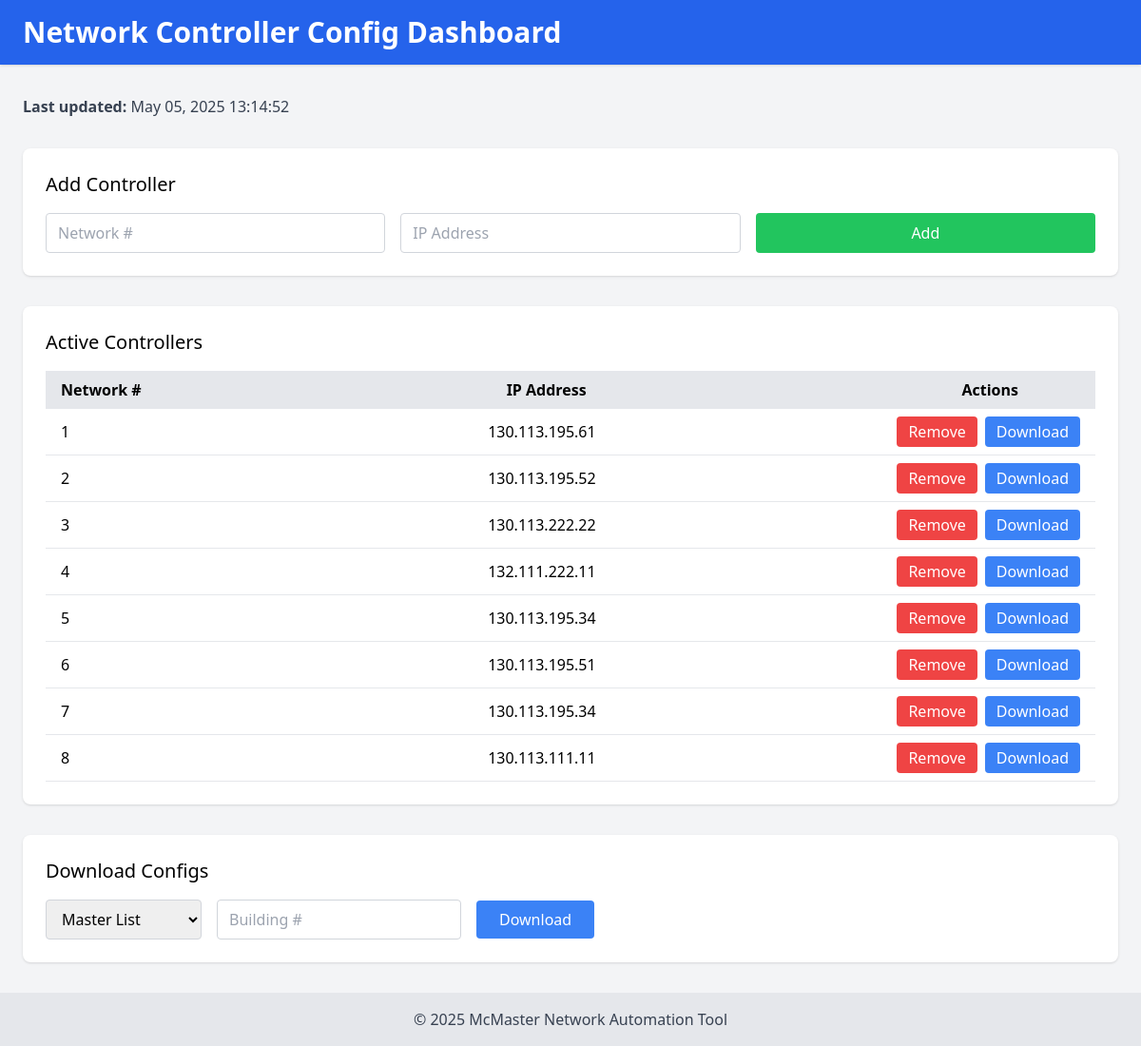
Before: / with the older database file.
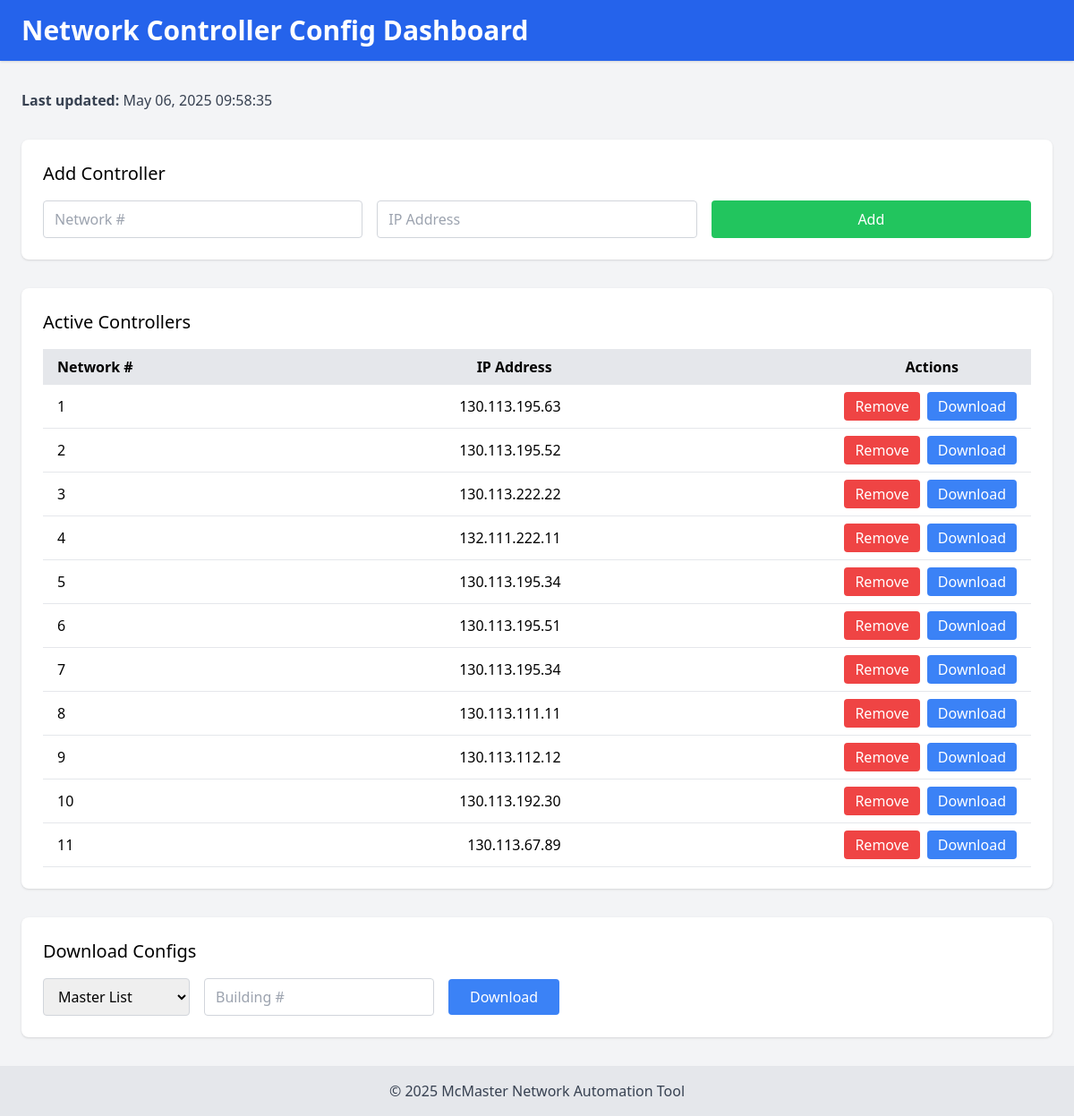
After: the same page with the newer database file.
### tables this page shows
CREATE TABLE buildings (
                 id INTEGER PRIMARY KEY AUTOINCREMENT,
                 building_number INTEGER UNIQUE,
                 ip_address TEXT,
                 status TEXT DEFAULT 'active',
                 last_updated TEXT);

### app.py (the view)
@app.route('/')
def index():
    raw_ts = get_last_update()
    if raw_ts:
        try:
            dt = datetime.datetime.fromisoformat(raw_ts)
            last_update = dt.strftime("%b %d, %Y %H:%M:%S")
        except Exception:
            last_update = raw_ts
    else:
        last_update = '—'
    return render_template(
        'index.html',
        buildings   = get_buildings(),
        last_update = last_update,
        messages    = get_flashed_messages()
    )

### app.py (called while the page is built)
def get_buildings():
    conn = sqlite3.connect(DB_PATH)
    c = conn.cursor()
    c.execute("""
        SELECT * FROM buildings
         WHERE status='active' AND building_number>0
      ORDER BY building_number
    """)
    rows = c.fetchall()
    conn.close()
    return rows

def get_last_update():
    conn = sqlite3.connect(DB_PATH)
    c = conn.cursor()
    c.execute("SELECT MAX(timestamp) FROM logs")
    ts = c.fetchone()[0]
    conn.close()
    return ts

### templates/index.html (shortened to what this page needs)
<!DOCTYPE html>
<html lang="en" class="h-screen w-screen">
<head>
  <script src="https://cdn.tailwindcss.com"></script>
</head>
<body class="flex flex-col h-screen w-screen bg-gray-100">
  <header class="bg-blue-600 text-white py-4 w-full shadow">
    <div class="w-full px-6">
      <h1 class="text-3xl font-bold">Network Controller Config Dashboard</h1>
    </div>
  </header>
  <main class="flex-1 w-full px-6 py-8 overflow-auto space-y-8">
    <div class="text-gray-700">
      <strong>Last updated:</strong> {{ last_update or '—' }}
    </div>
    <section class="bg-white rounded-lg shadow p-6 w-full">
      <h2 class="text-xl font-medium mb-4">Add Controller</h2>
      <form method="POST" action="/add" class="grid grid-cols-1 sm:grid-cols-3 gap-4 w-full">
        <input
          type="number"
          name="building_number"
          required
          placeholder="Network #"
          class="border border-gray-300 rounded px-3 py-2 w-full focus:ring-2 focus:ring-blue-500"
        />
        <input
          type="text"
          name="ip"
          required
          placeholder="IP Address"
          class="border border-gray-300 rounded px-3 py-2 w-full focus:ring-2 focus:ring-blue-500"
        />
        <button
          type="submit"
          class="bg-green-500 text-white rounded px-6 py-2 w-full hover:bg-green-600 transition"
        >
          Add
        </button>
      </form>
    </section>
    <section class="bg-white rounded-lg shadow p-6 w-full">
      <h2 class="text-xl font-medium mb-4">Active Controllers</h2>
      <div class="w-full overflow-x-auto">
        <table class="w-full table-auto">
          <thead class="bg-gray-200">
            <tr>
              <th class="px-4 py-2 text-left">
                Network #
              </th>
              <th class="px-4 py-2 text-right">
                <div class="relative left-[-10px]">
                  IP Address
                </div>
              </th>
              <th class="px-4 py-2 text-right">
                <div class="relative left-[-65px]">
                  Actions
                </div>
              </th>
            </tr>
          </thead>
          <tbody>
            {% for b in buildings %}
              <tr class="border-b hover:bg-gray-50">
                <td class="px-4 py-2">{{ b[1] }}</td>
                <td class="px-4 py-2 text-right">{{ b[2] }}</td>
                <td class="px-4 py-2 flex justify-end space-x-2">
                  <a
                    href="/remove/{{ b[1] }}"
                    class="bg-red-500 text-white rounded px-3 py-1 hover:bg-red-600 transition"
                  >
                    Remove
                  </a>
                  <a
                    href="/export?type=single&building_number={{ b[1] }}"
                    class="bg-blue-500 text-white rounded px-3 py-1 hover:bg-blue-600 transition"
                  >
                    Download
                  </a>
                </td>
              </tr>
            {% else %}
              <tr>
                <td colspan="3" class="text-center py-4 text-gray-500">
                  No active controllers.
                </td>
              </tr>
            {% endfor %}
          </tbody>
        </table>
      </div>
    </section>
    <section class="bg-white rounded-lg shadow p-6 w-full">
      <h2 class="text-xl font-medium mb-4">Download Configs</h2>
      <form action="/export" method="get" class="flex flex-wrap gap-4 items-center">
        <select
          name="type"
          required
          class="border border-gray-300 rounded px-3 py-2 focus:ring-2 focus:ring-blue-500"
        >
          <option value="master">Master List</option>
        </select>
        <input
          type="number"
          name="building_number"
          min="1"
          placeholder="Building #"
          class="border border-gray-300 rounded px-3 py-2 focus:ring-2 focus:ring-blue-500"
        />
        <button
          type="submit"
          class="bg-blue-500 text-white rounded px-6 py-2 hover:bg-blue-600 transition"
        >
          Download
        </button>
      </form>
    </section>
  </main>
  <footer class="bg-gray-200 text-center py-4 w-full">
    <p class="text-gray-700">&copy; 2025 McMaster Network Automation Tool</p>
  </footer>
</body>
</html>

Changed rows visible on the page:
changed buildings (number 1 of 11 on the later page): ip_address "130.113.195.61" → "130.113.195.63"
now on this page (row edited): buildings: building_number "9", ip_address "130.113.112.12"
now on this page (row edited): buildings: building_number "10", ip_address "130.113.192.30"
added buildings: building_number "11", ip_address "130.113.67.89"
Other visible differences:
{{ last_update or '—' }}: "May 05, 2025 13:14:52" → "May 06, 2025 09:58:35"
